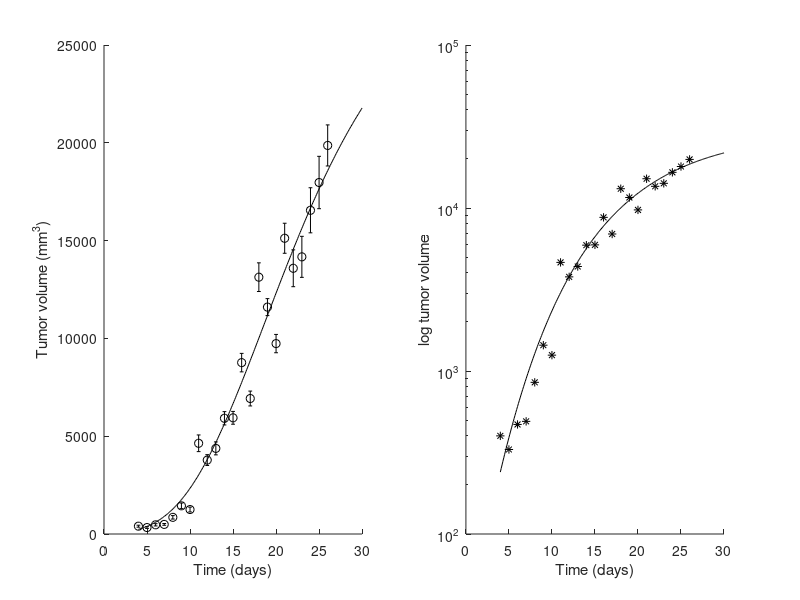

MATLAB code to generate this figure:
% growth kinetics of Fortner Plasmatcytoma 1 tumors
% point are the mean mass of subcutaneous tumor implants in mice
% curve is the least-squares, best Gompertz model 
% error bars are +/- 1 stadard error of the mean at each point
% data from Simpson-Herren and Lloyd
function sample_growth_kinetics()
   n = [20 15 39 71 65 54 87 37 86 92 93 106 58 86 26 ...
       73 62 46 32 21 15 22 18];
   sd = [226 173 362 381 709 1054 1164 2591 2567 3176 ...
       3278 3371 3598 3521 3737 3704 3686 5206 5326 ...
       4805 4463 6279 4455];
   mass = [400 330 470 491 852 1440 1251 4638 3780 4377 ...
       5916 5940 8762 6927 13130 11600 9735 15120 ...
       13585 14170 16550 17970 19865];
   time = 4:1:26; 
   E = sd./sqrt(n);
   G0 = 0.789; 
   alpha= 0.107; 
   N0= 18.4;
   t = [4:.1:30];
   N_t= N0*exp(G0/alpha*(1-exp(-alpha*t)));
   figure(1);
   subplot(1, 2, 1);
   set(gcf, 'color','w');
   box off;
   hold on;
   plot(t,N_t,'k');
   h = errorbar(time,mass,E,'ko');
   ylabel('Tumor volume (mm^3)');
   xlabel('Time (days)');
   ylim([0,2.5e4]);   
   subplot(1, 2, 2);
   set(gcf, 'color','w')
   box off;
   semilogy(time,mass,'k*');
   hold on;
   semilogy(t,N_t,'k');
   box off;
   ylabel('log tumor volume');
   xlabel('Time (days)');
end